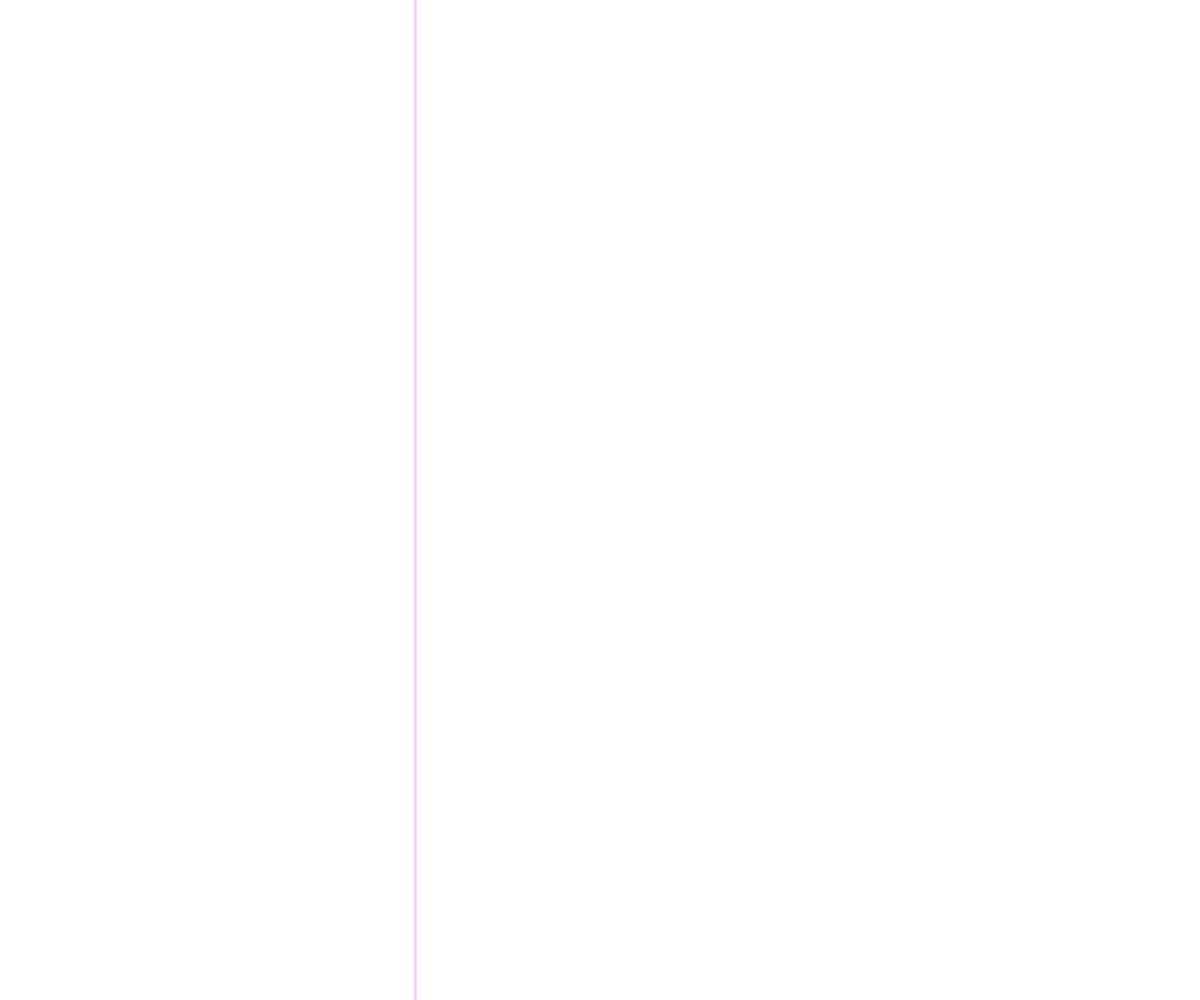
Frame 1 (no input)
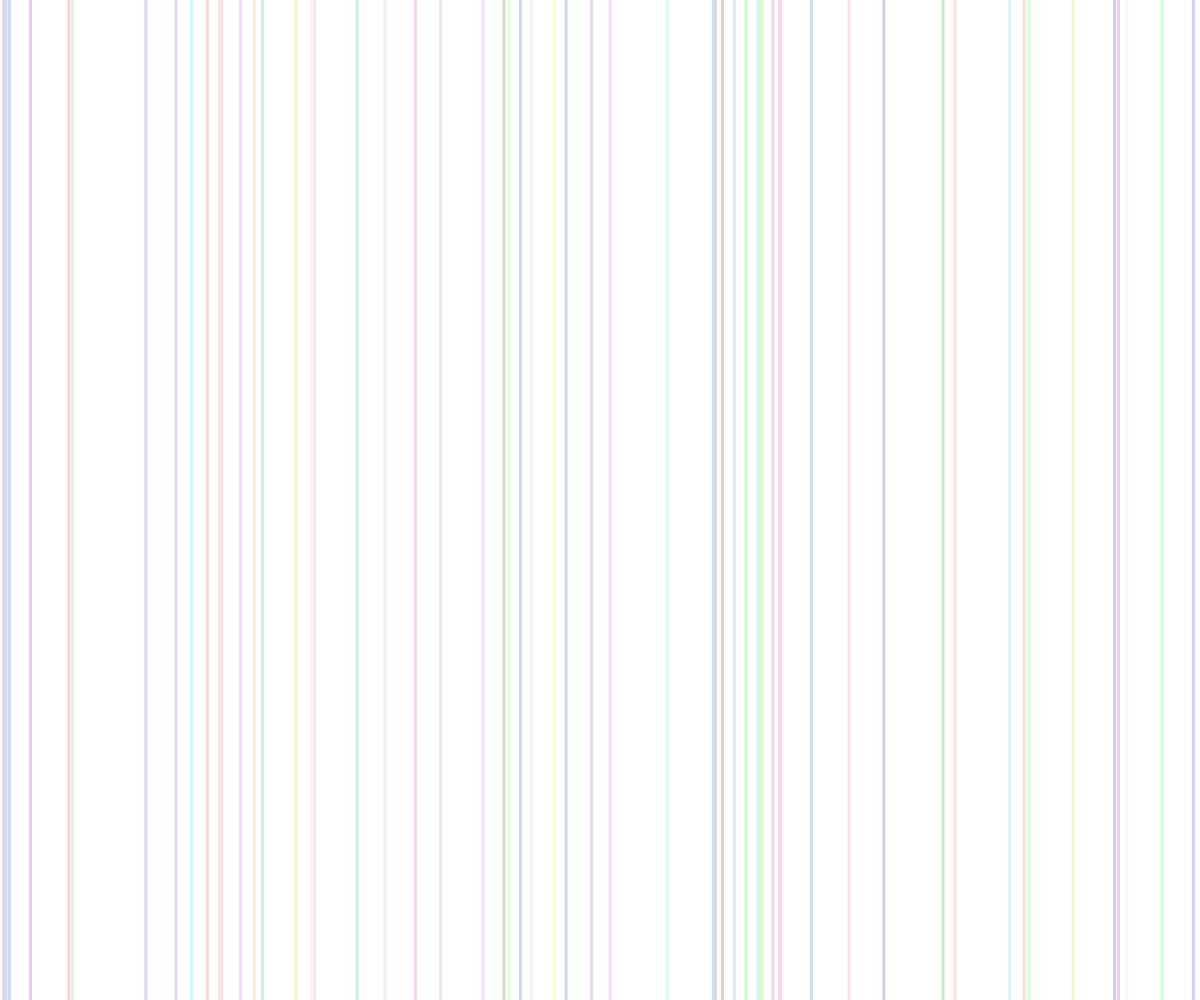
Frame 60 (no input)
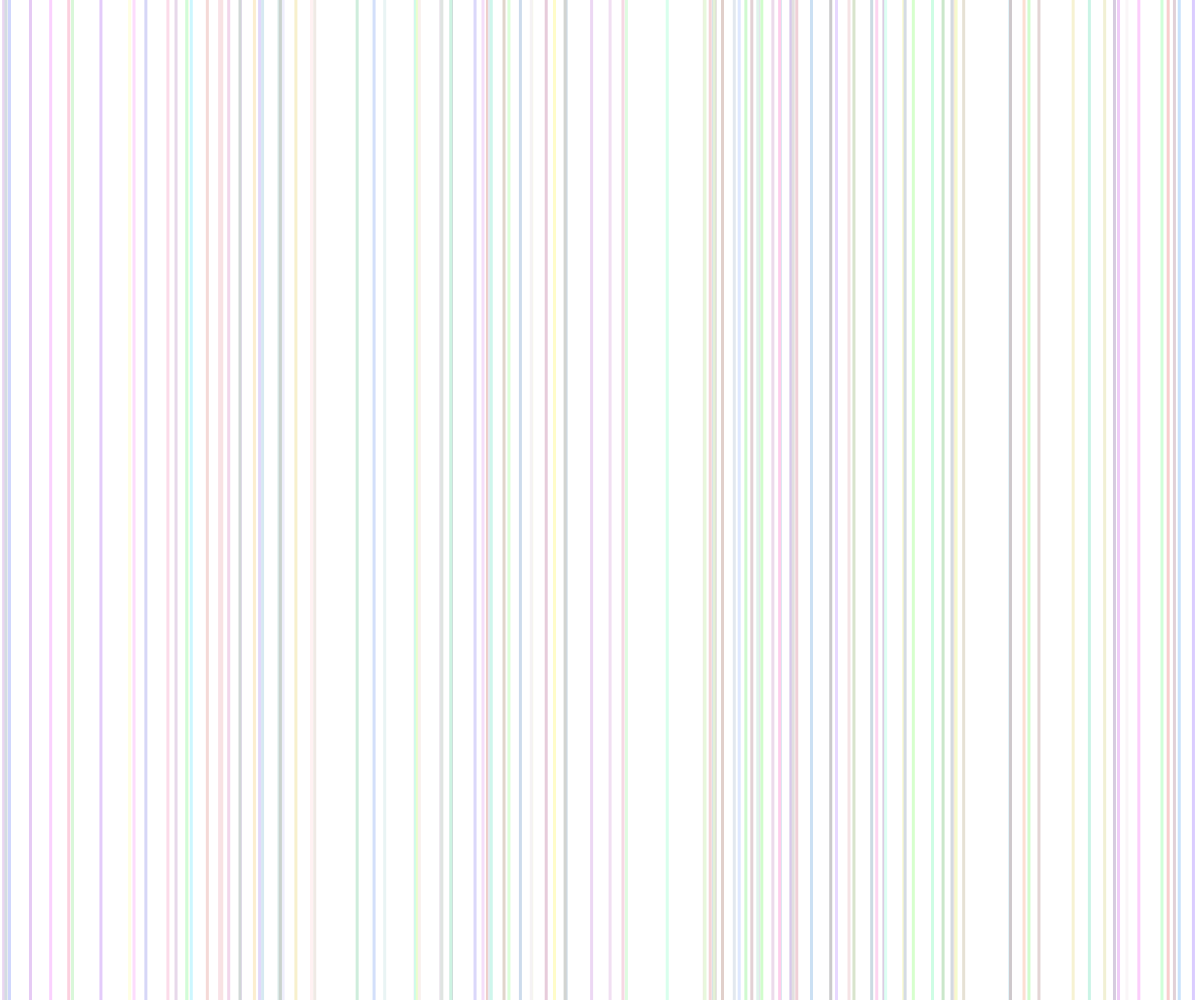
Frame 120 (the mouse pressed at the canvas centre since frame 60)

The p5.js sketch that drew these frames (run headless with seeded random() and noise() and a simulated clock; from frame 60 on, the mouse is pressed at the canvas centre):

// p5.js sketch
// ── sketch.js
var distance_left;

function setup() {
  createCanvas(window.innerWidth, window.innerHeight);
}

function draw() {
  stroke(random(200,256), random(200,256), random(200,256));
  strokeWeight(3);
  distance_left = random(width);
  
  line(distance_left, 0, distance_left, height);
}
